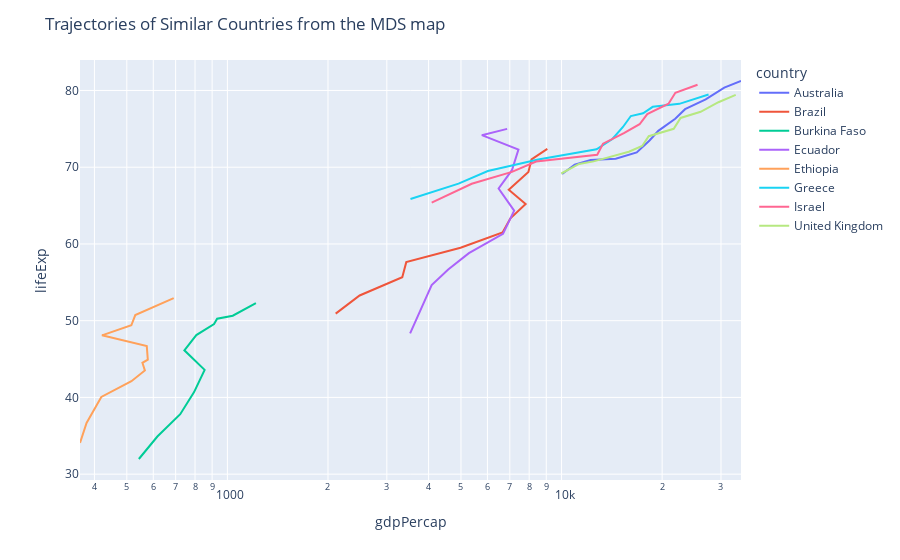

Notebook cell for this chart:
### Markdown cell above
Countries that are close in the MDS projetion are have similar life expectancy and GDP per capita values over time

### Code cell
tmp = df.query("country in ['Israel', 'Greece', 'Ethiopia', 'Burkina Faso', 'Ecuador', 'Brazil', 'Australia', 'United Kingdom']")

fig = px.line(tmp, x="gdpPercap", y="lifeExp", 
              color="country", 
              log_x=True, 
              #text="year",
              )

fig.update_traces(textposition="bottom right")
fig.update_layout(title_text="Trajectories of Similar Countries from the MDS map")
fig.show()

### Figure 1 — Plotly figure (JSON) as saved in the notebook; plotly's stock layout.template omitted (floating-point values rounded to 4 significant figures)
{"data": [{"hovertemplate": "country=Australia<br>gdpPercap=%{x}<br>lifeExp=%{y}<extra></extra>", "legendgroup": "Australia", "line": {"color": "#636efa", "dash": "solid"}, "marker": {"symbol": "circle"}, "mode": "lines", "name": "Australia", "orientation": "v", "showlegend": true, "textposition": "bottom right", "type": "scatter", "x": [10040.0, 10950.0, 12220.0, 14530.0, 16790.0, 18330.0, 19480.0, 21890.0, 23420.0, 27000.0, 30690.0, 34440.0], "xaxis": "x", "y": [69.12, 70.33, 70.93, 71.1, 71.93, 73.49, 74.74, 76.32, 77.56, 78.83, 80.37, 81.23], "yaxis": "y"}, {"hovertemplate": "country=Brazil<br>gdpPercap=%{x}<br>lifeExp=%{y}<extra></extra>", "legendgroup": "Brazil", "line": {"color": "#EF553B", "dash": "solid"}, "marker": {"symbol": "circle"}, "mode": "lines", "name": "Brazil", "orientation": "v", "showlegend": true, "textposition": "bottom right", "type": "scatter", "x": [2109.0, 2487.0, 3337.0, 3430.0, 4986.0, 6660.0, 7031.0, 7807.0, 6950.0, 7958.0, 8131.0, 9066.0], "xaxis": "x", "y": [50.92, 53.28, 55.66, 57.63, 59.5, 61.49, 63.34, 65.2, 67.06, 69.39, 71.01, 72.39], "yaxis": "y"}, {"hovertemplate": "country=Burkina Faso<br>gdpPercap=%{x}<br>lifeExp=%{y}<extra></extra>", "legendgroup": "Burkina Faso", "line": {"color": "#00cc96", "dash": "solid"}, "marker": {"symbol": "circle"}, "mode": "lines", "name": "Burkina Faso", "orientation": "v", "showlegend": true, "textposition": "bottom right", "type": "scatter", "x": [543.3, 617.2, 722.5, 794.8, 854.7, 743.4, 807.2, 912.1, 931.8, 946.3, 1038.0, 1217.0], "xaxis": "x", "y": [31.98, 34.91, 37.81, 40.7, 43.59, 46.14, 48.12, 49.56, 50.26, 50.32, 50.65, 52.3], "yaxis": "y"}, {"hovertemplate": "country=Ecuador<br>gdpPercap=%{x}<br>lifeExp=%{y}<extra></extra>", "legendgroup": "Ecuador", "line": {"color": "#ab63fa", "dash": "solid"}, "marker": {"symbol": "circle"}, "mode": "lines", "name": "Ecuador", "orientation": "v", "showlegend": true, "textposition": "bottom right", "type": "scatter", "x": [3522.0, 3781.0, 4086.0, 4579.0, 5281.0, 6680.0, 7214.0, 6482.0, 7104.0, 7429.0, 5773.0, 6873.0], "xaxis": "x", "y": [48.36, 51.36, 54.64, 56.68, 58.8, 61.31, 64.34, 67.23, 69.61, 72.31, 74.17, 74.99], "yaxis": "y"}, {"hovertemplate": "country=Ethiopia<br>gdpPercap=%{x}<br>lifeExp=%{y}<extra></extra>", "legendgroup": "Ethiopia", "line": {"color": "#FFA15A", "dash": "solid"}, "marker": {"symbol": "circle"}, "mode": "lines", "name": "Ethiopia", "orientation": "v", "showlegend": true, "textposition": "bottom right", "type": "scatter", "x": [362.1, 378.9, 419.5, 516.1, 566.2, 556.8, 577.9, 573.7, 421.4, 515.9, 530.1, 690.8], "xaxis": "x", "y": [34.08, 36.67, 40.06, 42.12, 43.52, 44.51, 44.92, 46.68, 48.09, 49.4, 50.73, 52.95], "yaxis": "y"}, {"hovertemplate": "country=Greece<br>gdpPercap=%{x}<br>lifeExp=%{y}<extra></extra>", "legendgroup": "Greece", "line": {"color": "#19d3f3", "dash": "solid"}, "marker": {"symbol": "circle"}, "mode": "lines", "name": "Greece", "orientation": "v", "showlegend": true, "textposition": "bottom right", "type": "scatter", "x": [3531.0, 4916.0, 6017.0, 8513.0, 12720.0, 14200.0, 15270.0, 16120.0, 17540.0, 18750.0, 22510.0, 27540.0], "xaxis": "x", "y": [65.86, 67.86, 69.51, 71, 72.34, 73.68, 75.24, 76.67, 77.03, 77.87, 78.26, 79.48], "yaxis": "y"}, {"hovertemplate": "country=Israel<br>gdpPercap=%{x}<br>lifeExp=%{y}<extra></extra>", "legendgroup": "Israel", "line": {"color": "#FF6692", "dash": "solid"}, "marker": {"symbol": "circle"}, "mode": "lines", "name": "Israel", "orientation": "v", "showlegend": true, "textposition": "bottom right", "type": "scatter", "x": [4087.0, 5385.0, 7106.0, 8394.0, 12790.0, 13310.0, 15370.0, 17120.0, 18050.0, 20900.0, 21910.0, 25520.0], "xaxis": "x", "y": [65.39, 67.84, 69.39, 70.75, 71.63, 73.06, 74.45, 75.6, 76.93, 78.27, 79.7, 80.75], "yaxis": "y"}, {"hovertemplate": "country=United Kingdom<br>gdpPercap=%{x}<br>lifeExp=%{y}<extra></extra>", "legendgroup": "United Kingdom", "line": {"color": "#B6E880", "dash": "solid"}, "marker": {"symbol": "circle"}, "mode": "lines", "name": "United Kingdom", "orientation": "v", "showlegend": true, "textposition": "bottom right", "type": "scatter", "x": [9980.0, 11280.0, 12480.0, 14140.0, 15900.0, 17430.0, 18230.0, 21660.0, 22710.0, 26070.0, 29480.0, 33200.0], "xaxis": "x", "y": [69.18, 70.42, 70.76, 71.36, 72.01, 72.76, 74.04, 75.01, 76.42, 77.22, 78.47, 79.42], "yaxis": "y"}], "layout": {"legend": {"title": {"text": "country"}, "tracegroupgap": 0}, "margin": {"t": 60}, "title": {"text": "Trajectories of Similar Countries from the MDS map"}, "xaxis": {"anchor": "y", "domain": [0, 1], "title": {"text": "gdpPercap"}, "type": "log"}, "yaxis": {"anchor": "x", "domain": [0, 1], "title": {"text": "lifeExp"}}}}
